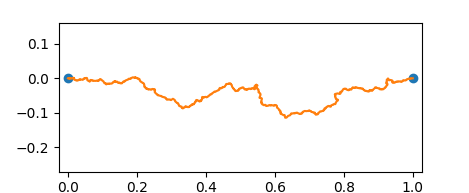

Recreate this plot in Python.
# Plots self similar fractalic curve between points (0,0) and (0,1)
# Does this by taking mid point between the points, then adding some
# random displacement to it, then iterates this recursicely

import numpy as np
import matplotlib.pyplot as plt

fig, ax = plt.subplots(1,1)
points = np.array([[0,0], [1,0]])
for i in range(12):
    points_new = np.zeros((len(points)*2 - 1, 2))
    for j in range(len(points_new)):
        if j%2 == 0:
            points_new[j] = points[j//2]
    for j in range(1, len(points_new)-1):
        if j%2 == 1:
            mid = (points_new[j-1] + points_new[j+1]) / 2
            l = np.linalg.norm(points_new[j-1] - points_new[j+1])
            points_new[j] = mid + np.random.randn(2) * l * 0.15
    points = points_new

ax.plot([0, 1], [0, 0], "o", ls="")
ax.plot(points_new[:,0], points_new[:,1])
ax.set_ylim([-0.55, 0.55])
ax.set_xlim([-0.05, 1.05])
ax.axis("equal")
plt.show()
